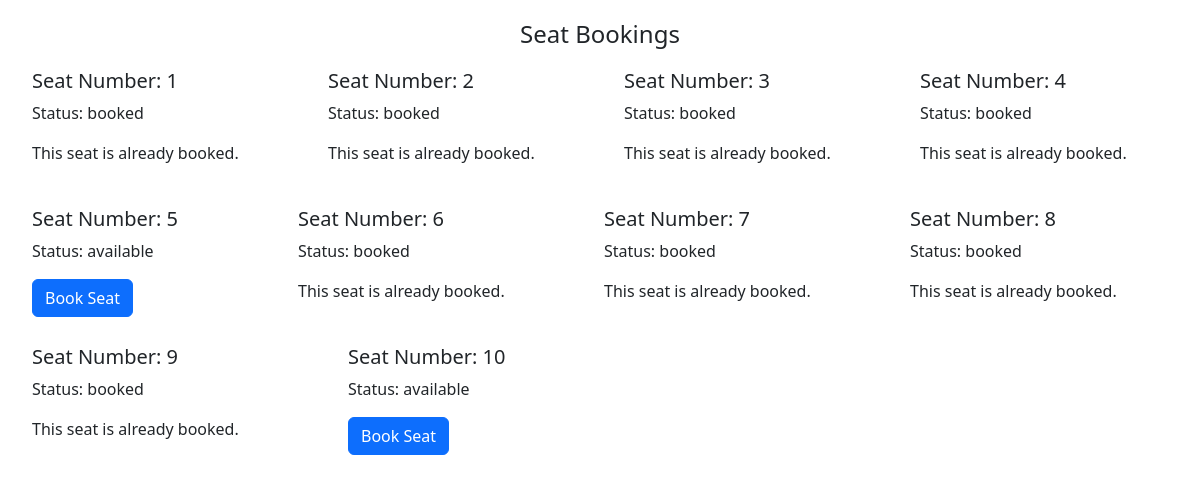
/seat_bookings/4/, run on the app's committed database.
### movie_theater_booking/models.py (models this page shows)
class Seat(models.Model):
    id = models.AutoField(primary_key=True)
    movie = models.ForeignKey(Movie, on_delete=models.CASCADE) # Outside of assignment spec to account for different movies
    seat_number = models.IntegerField()
    booking_status = models.TextField()

### movie_theater_booking/views.py (the view)
# urls.py: path('seat_bookings/<int:movie_id>/', seat_booking_view, name='seat_booking_view'),
def seat_booking_view(request, movie_id):
    seats = Seat.objects.filter(movie_id=movie_id)
    return render(request, 'seat_booking.html', {'seats': seats})

### movie_theater_booking/templates/seat_booking.html (shortened to what this page needs)
{% extends "base.html" %}
{% block content %}
<h1 class="title">Seat Bookings</h1>
<ul>
    <div class="d-flex flex-wrap gap-3">
    {% for seat in seats %}
        <div class="list-group-item flex-fill" style="min-width: 250px; max-width: 300px;">
            <h5>Seat Number: {{ seat.seat_number }}</h5>
            <p>Status: {{ seat.booking_status }}</p>
            {% if seat.booking_status == 'available' %}
                <form method="post" action="{% url 'book_seat' seat.id %}">
                    <button type="submit" class="btn btn-primary">Book Seat</button>
                </form>
            {% else %}
                <p>This seat is already booked.</p>
            {% endif %}
        </div>
    {% endfor %}
    </div>
</ul>
{% endblock %}

### movie_theater_booking/static/main.css (style rules this page uses)
.title { text-align: center; margin-top: 20px; margin-bottom: 20px; font-size: 24px; }
.list-group-item { margin-bottom: 10px; }

### data on the page
Seat: seat_number "1", booking_status "booked", shows "This seat is already booked."
Seat: seat_number "2", booking_status "booked", shows "This seat is already booked."
Seat: seat_number "3", booking_status "booked", shows "This seat is already booked."
Seat: seat_number "4", booking_status "booked", shows "This seat is already booked."
Seat: seat_number "5", booking_status "available", shows "Book Seat"
Seat: seat_number "6", booking_status "booked", shows "This seat is already booked."
Seat: seat_number "7", booking_status "booked", shows "This seat is already booked."
Seat: seat_number "8", booking_status "booked", shows "This seat is already booked."
Seat: seat_number "9", booking_status "booked", shows "This seat is already booked."
Seat: seat_number "10", booking_status "available", shows "Book Seat"
